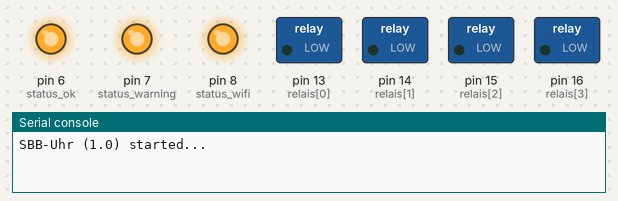
A program run on a simulated MicroPython board. Parts: switched loads named in the program (green lamp = pin HIGH), output pins drawn as LEDs (lit = HIGH), the last lines printed to the serial console. WiFi joins after 1.5 s; the clock reads 2024-03-15 10:24:30 at power-on unless the program sets it; one TCP client connects 1 s after the port opens and stays connected.

Above: at 0.1 s.
At 2.6 s:
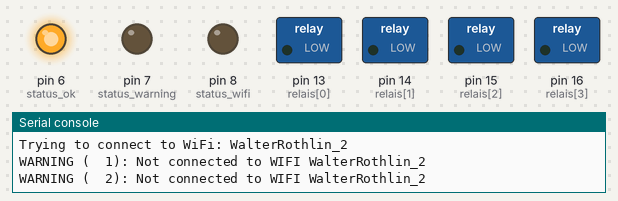
At 3.1 s:
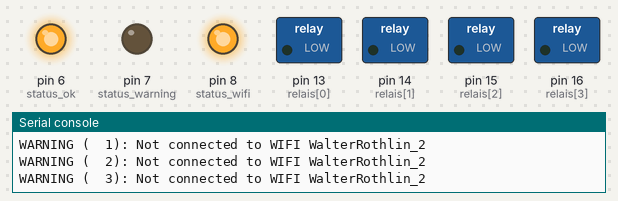
At 39.6 s:
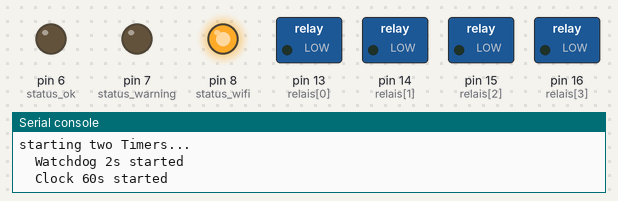
Timing chart, 0 to 40.0 s (numbered marks = the images above):
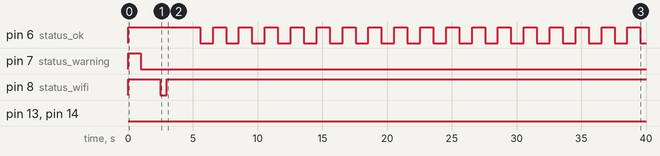

Measured:
- by itself, pin 6 (status_ok): repeats every 2.0 s: LOW 1.0 s, HIGH 1.0 s
- by itself, pin 7 (status_warning): LOW → HIGH at 0.00 s, → LOW 1.0 s later
- by itself, pin 8 (status_wifi): LOW → HIGH at 0.00 s, → LOW 2.5 s later, → HIGH 0.50 s later

The program:

PCP_V0_SBB_Uhr.py
```python
# ------------------------------------------------------------------
# Name  : PCB_V0_SBB_Uhr.py
#
# Description: Starts two Timer-Threads (2s Watchdog, 60s Clock)
# Source:
#
# Autor: Walter Rothlin
#
# History:
# 30-Aug-2025   Walter Rothlin      Simple Version initiated
# ------------------------------------------------------------------
from machine import Pin, UART, Timer, RTC
from time import sleep
import socket
import network
import urequests, json, utime
import ntptime, utime

pgm_name = 'SBB-Uhr'
version = '1.0'

wifi_list = [
  {'SSID': 'WalterRothlin_2', 'PW': 'waltiClaudia007'},
  {'SSID': 'WIFI-PSC'       , 'PW': 'Wlan-PSC!'}
]

def get_string_from_date_time(datetime):
    # return '---' + str(datetime)
    return f'{datetime[0]:04d}-{datetime[1]:02d}-{datetime[2]:02d} {datetime[4]:02d}:{datetime[5]:02d}:{datetime[6]:02d}'


def minuten_takt(event):
    relais[0].toggle()
    relais[1].toggle()
    print(get_string_from_date_time(rtc.datetime()))


def watch_dog_cb_fct(event):
    status_ok.off()
    sleep(1)
    status_ok.on()

def is_dst_simple(year, month, day, weekday):
    """
    Returns True if DST is active (CEST) for Zurich.
    DST: last Sunday in March -> last Sunday in October
    """
    # March: DST starts last Sunday
    if month == 3:
        last_sunday = 31 - ((day + weekday) % 7)
        return day >= last_sunday
    # October: DST ends last Sunday
    if month == 10:
        last_sunday = 31 - ((day + weekday) % 7)
        return day < last_sunday
    # April -> September: DST active
    return 4 <= month <= 9


def set_rtc_time_berlin_simple(rtc):
    try:
        import ntptime
        ntptime.settime()
        clock_is_set = True
    except Exception as e:
        print("WARNING: Could not fetch time from NTP:", e)
        clock_is_set = False

    t = utime.localtime()
    yyyy, mm, dd, hh, minute, second, weekday, _ = t

    tz_offset = 1  # CET
    if is_dst_simple(yyyy, mm, dd, weekday):
        tz_offset += 1  # CEST

    hh = (hh + tz_offset) % 24
    now_time = (yyyy, mm, dd, weekday, hh, minute, second, 0)
    rtc.datetime(now_time)

    return clock_is_set


def connect_wifi(wifi_list, status_wifi, status_warning, max_tries=100):
    """
    Tries to connect to a Wi-Fi network from wifi_list.
    Returns (connected: bool, ssid: str|None, ip_address: str|None).
    """
    wlan = network.WLAN(network.STA_IF)
    wlan.active(True)

    for wifi in wifi_list:
        ssid = wifi['SSID']
        pw   = wifi['PW']
        print(f"Trying to connect to WiFi: {ssid}")

        wlan.connect(ssid, pw)
        tries = 0

        while not wlan.isconnected() and tries < max_tries:
            tries += 1
            status_wifi.toggle()
            print(f'WARNING ({tries:3d}): Not connected to WIFI {ssid}')
            sleep(0.5)

        if wlan.isconnected():
            status_wifi.on()
            status_warning.off()
            ip_adr = wlan.ifconfig()[0]
            print(f"✅ Connected to {ssid}, IP: {ip_adr}")
            return True, ssid, ip_adr

    # if all failed
    status_wifi.off()
    status_warning.on()
    print("❌ ERROR: Could not connect to any WiFi network!")
    return False, None, None


# main
# ====
print(f'{pgm_name} ({version}) started...')
status_ok = Pin(6, Pin.OUT)
status_warning = Pin(7, Pin.OUT)
status_wifi = Pin(8, Pin.OUT)

status_ok.on()
status_warning.on()
status_wifi.on()
# Init HW
relais = [Pin(r, Pin.OUT) for r in [13,14,15,16]]
for r in relais:
    r.off()

sleep(1)
status_warning.off()
sleep(1)
status_wifi.off()


# Echtzeituhr im Mikrocontroller initialisieren
rtc = RTC()


# Connect to WIFI
connected, wifi_ssid, ip_adr = connect_wifi(wifi_list, status_wifi, status_warning)
if connected:
    clock_is_set = set_rtc_time_berlin_simple(rtc)
    addr = socket.getaddrinfo(ip_adr, 80)[0][-1]
    server = socket.socket()
    server.bind(addr)
    server.listen(1)
    status_ok.on()

    clock_is_set_text = 'Clock NOT synchronized'
    if clock_is_set:
        clock_is_set_text = 'Clock is synchronized'

    print(pgm_name, 'Version:', version)
    print('Actual IP:', ip_adr, end='\n')
    print('Date/Time now: ', get_string_from_date_time(rtc.datetime()), clock_is_set_text, end='\n\n')


print('starting two Timers...')
watchdog_timer = Timer()
watchdog_timer.init(period=2000, mode=Timer.PERIODIC, callback=watch_dog_cb_fct)
print('  Watchdog 2s started')
minuten_clock = Timer()
minuten_clock.init(period=60000, mode=Timer.PERIODIC, callback=minuten_takt)
print('  Clock 60s started')
```
